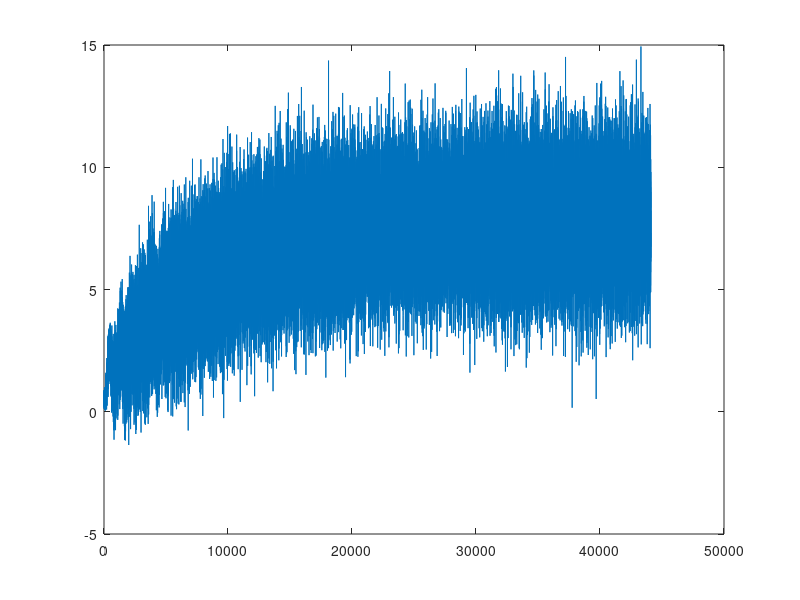

Write the MATLAB code that produced this figure.
% delaynetwork.m
% Author: V. Pulkki, T. Lokki
%
%--------------------------------------------------------------------------
% This source code is provided without any warranties as published in 
% DAFX book 2nd edition, copyright Wiley & Sons 2011, available at 
% http://www.dafx.de. It may be used for educational purposes and not 
% for commercial applications without further permission.
%--------------------------------------------------------------------------

fs=44100;
gain=0.97; 

% Create an impulse
%x = zeros(1,1*fs); x(1) = 1;
x = rand(1,1*fs);
y = zeros(1,fs);
b = [1 1 1 1];
c = [0.8 0.8 0.8 0.8];
%%
% Feedback matrix
a(1,:)=[0 1 1 0];
a(2,:)=[-1 0 0 -1];
a(3,:)=[1 0 0 -1];
a(4,:)=[0 1 -1 0];
a2=a*(1/sqrt(2)) * gain;

% Delay lines, use prime numbers
m=[149 211 263 293]';
z1=zeros(1,max(max(m)));
z2=zeros(1,max(max(m)));
z3=zeros(1,max(max(m)));
z4=zeros(1,max(max(m)));

for n = 1:length(y)
    tmp = [z1(m(1)) z2(m(2)) z3(m(3)) z4(m(4))];

    y(n)= x(n) + c(1)*z1(m(1)) + c(2)*z2(m(2)) ...
          + c(3)*z3(m(3)) + c(4)*z4(m(4));
    
    z1 = [(x(n)*b(1) + tmp*a2(1,:)') z1(1:length(z1)-1)];
    z2 = [(x(n)*b(2) + tmp*a2(2,:)') z2(1:length(z2)-1)];
    z3 = [(x(n)*b(3) + tmp*a2(3,:)') z3(1:length(z3)-1)];
    z4 = [(x(n)*b(4) + tmp*a2(4,:)') z4(1:length(z4)-1)]; 
end
plot(y)
